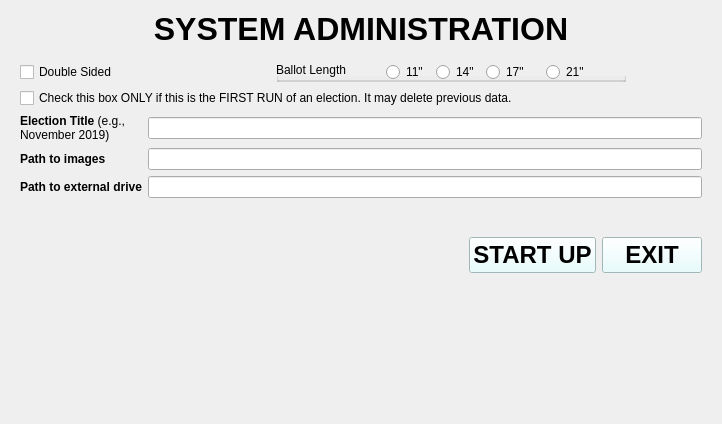
<?xml version="1.0" encoding="UTF-8"?>
<ui version="4.0">
 <class>Sysadmin</class>
 <widget class="QWidget" name="Sysadmin">
  <property name="geometry">
   <rect>
    <x>0</x>
    <y>0</y>
    <width>722</width>
    <height>424</height>
   </rect>
  </property>
  <property name="maximumSize">
   <size>
    <width>16777215</width>
    <height>424</height>
   </size>
  </property>
  <property name="windowTitle">
   <string>Form</string>
  </property>
  <layout class="QVBoxLayout" name="verticalLayout">
   <item>
    <widget class="QLabel" name="titleLBL">
     <property name="font">
      <font>
       <pointsize>24</pointsize>
       <weight>75</weight>
       <bold>true</bold>
      </font>
     </property>
     <property name="text">
      <string>SYSTEM ADMINISTRATION</string>
     </property>
     <property name="alignment">
      <set>Qt::AlignCenter</set>
     </property>
    </widget>
   </item>
   <item>
    <widget class="QFrame" name="frame_3">
     <property name="styleSheet">
      <string notr="true">QPushButton {background-color: 
	rgb(239, 239, 239);
	font: bold
};
background-color: rgb(172, 255, 244);</string>
     </property>
     <layout class="QVBoxLayout" name="verticalLayout_4">
      <item>
       <layout class="QHBoxLayout" name="horizontalLayout_3">
        <item>
         <widget class="QCheckBox" name="doubleSidedCB">
          <property name="sizePolicy">
           <sizepolicy hsizetype="Minimum" vsizetype="Fixed">
            <horstretch>0</horstretch>
            <verstretch>0</verstretch>
           </sizepolicy>
          </property>
          <property name="text">
           <string>Double Sided</string>
          </property>
         </widget>
        </item>
        <item>
         <spacer name="horizontalSpacer_4">
          <property name="orientation">
           <enum>Qt::Horizontal</enum>
          </property>
          <property name="sizeHint" stdset="0">
           <size>
            <width>20</width>
            <height>20</height>
           </size>
          </property>
         </spacer>
        </item>
        <item>
         <spacer name="horizontalSpacer_8">
          <property name="orientation">
           <enum>Qt::Horizontal</enum>
          </property>
          <property name="sizeHint" stdset="0">
           <size>
            <width>20</width>
            <height>20</height>
           </size>
          </property>
         </spacer>
        </item>
        <item>
         <widget class="QGroupBox" name="ballotLengthRBG">
          <property name="sizePolicy">
           <sizepolicy hsizetype="Preferred" vsizetype="Preferred">
            <horstretch>0</horstretch>
            <verstretch>0</verstretch>
           </sizepolicy>
          </property>
          <property name="minimumSize">
           <size>
            <width>350</width>
            <height>10</height>
           </size>
          </property>
          <property name="maximumSize">
           <size>
            <width>16777215</width>
            <height>20</height>
           </size>
          </property>
          <property name="layoutDirection">
           <enum>Qt::LeftToRight</enum>
          </property>
          <property name="title">
           <string>Ballot Length</string>
          </property>
          <property name="alignment">
           <set>Qt::AlignLeading|Qt::AlignLeft|Qt::AlignTop</set>
          </property>
          <widget class="QRadioButton" name="size11RB">
           <property name="geometry">
            <rect>
             <x>110</x>
             <y>0</y>
             <width>43</width>
             <height>20</height>
            </rect>
           </property>
           <property name="text">
            <string>11&quot;</string>
           </property>
          </widget>
          <widget class="QRadioButton" name="size14RB">
           <property name="geometry">
            <rect>
             <x>160</x>
             <y>0</y>
             <width>46</width>
             <height>20</height>
            </rect>
           </property>
           <property name="text">
            <string>14&quot;</string>
           </property>
          </widget>
          <widget class="QRadioButton" name="size17RB">
           <property name="geometry">
            <rect>
             <x>210</x>
             <y>0</y>
             <width>45</width>
             <height>20</height>
            </rect>
           </property>
           <property name="text">
            <string>17&quot;</string>
           </property>
          </widget>
          <widget class="QRadioButton" name="size21RB">
           <property name="geometry">
            <rect>
             <x>270</x>
             <y>0</y>
             <width>45</width>
             <height>20</height>
            </rect>
           </property>
           <property name="text">
            <string>21&quot;</string>
           </property>
          </widget>
         </widget>
        </item>
        <item>
         <spacer name="horizontalSpacer_7">
          <property name="orientation">
           <enum>Qt::Horizontal</enum>
          </property>
          <property name="sizeHint" stdset="0">
           <size>
            <width>20</width>
            <height>20</height>
           </size>
          </property>
         </spacer>
        </item>
       </layout>
      </item>
      <item>
       <widget class="QCheckBox" name="firstTimeCheckBox">
        <property name="text">
         <string>Check this box ONLY if this is the FIRST RUN of an election. It may delete previous data.</string>
        </property>
       </widget>
      </item>
      <item>
       <layout class="QGridLayout" name="gridLayout">
        <item row="0" column="1">
         <widget class="QLineEdit" name="electionTitleLE"/>
        </item>
        <item row="0" column="0">
         <widget class="QLabel" name="label">
          <property name="text">
           <string>&lt;html&gt;&lt;head/&gt;&lt;body&gt;&lt;p&gt;&lt;span style=&quot; font-weight:600;&quot;&gt;Election Title&lt;/span&gt; (e.g.,&lt;br/&gt;November 2019)&lt;/p&gt;&lt;/body&gt;&lt;/html&gt;</string>
          </property>
         </widget>
        </item>
        <item row="1" column="0">
         <widget class="QLabel" name="label_2">
          <property name="text">
           <string>&lt;html&gt;&lt;head/&gt;&lt;body&gt;&lt;p&gt;&lt;span style=&quot; font-weight:600;&quot;&gt;Path to images&lt;/span&gt;&lt;/p&gt;&lt;/body&gt;&lt;/html&gt;</string>
          </property>
         </widget>
        </item>
        <item row="2" column="0">
         <widget class="QLabel" name="label_3">
          <property name="text">
           <string>&lt;html&gt;&lt;head/&gt;&lt;body&gt;&lt;p&gt;&lt;span style=&quot; font-weight:600;&quot;&gt;Path to external drive&lt;/span&gt;&lt;/p&gt;&lt;/body&gt;&lt;/html&gt;</string>
          </property>
         </widget>
        </item>
        <item row="1" column="1">
         <widget class="QLineEdit" name="pathToImagesLE"/>
        </item>
        <item row="2" column="1">
         <widget class="QLineEdit" name="pathToExtDriveLE"/>
        </item>
       </layout>
      </item>
      <item>
       <spacer name="verticalSpacer_5">
        <property name="orientation">
         <enum>Qt::Vertical</enum>
        </property>
        <property name="sizeHint" stdset="0">
         <size>
          <width>20</width>
          <height>40</height>
         </size>
        </property>
       </spacer>
      </item>
      <item>
       <spacer name="verticalSpacer">
        <property name="orientation">
         <enum>Qt::Vertical</enum>
        </property>
        <property name="sizeHint" stdset="0">
         <size>
          <width>20</width>
          <height>20</height>
         </size>
        </property>
       </spacer>
      </item>
      <item>
       <layout class="QHBoxLayout" name="horizontalLayout_5">
        <item>
         <spacer name="horizontalSpacer_9">
          <property name="orientation">
           <enum>Qt::Horizontal</enum>
          </property>
          <property name="sizeHint" stdset="0">
           <size>
            <width>40</width>
            <height>20</height>
           </size>
          </property>
         </spacer>
        </item>
        <item>
         <widget class="QPushButton" name="operatorStartupPB">
          <property name="minimumSize">
           <size>
            <width>100</width>
            <height>0</height>
           </size>
          </property>
          <property name="font">
           <font>
            <pointsize>18</pointsize>
            <weight>75</weight>
            <italic>false</italic>
            <bold>true</bold>
           </font>
          </property>
          <property name="styleSheet">
           <string notr="true">background-color: rgb(226, 255, 255);;</string>
          </property>
          <property name="text">
           <string>START UP</string>
          </property>
         </widget>
        </item>
        <item>
         <widget class="QPushButton" name="operatorExitPB">
          <property name="minimumSize">
           <size>
            <width>100</width>
            <height>0</height>
           </size>
          </property>
          <property name="font">
           <font>
            <pointsize>18</pointsize>
            <weight>75</weight>
            <italic>false</italic>
            <bold>true</bold>
           </font>
          </property>
          <property name="styleSheet">
           <string notr="true">background-color: rgb(226, 255, 255);;</string>
          </property>
          <property name="text">
           <string>EXIT</string>
          </property>
         </widget>
        </item>
       </layout>
      </item>
      <item>
       <spacer name="verticalSpacer_3">
        <property name="orientation">
         <enum>Qt::Vertical</enum>
        </property>
        <property name="sizeHint" stdset="0">
         <size>
          <width>20</width>
          <height>40</height>
         </size>
        </property>
       </spacer>
      </item>
      <item>
       <spacer name="verticalSpacer_4">
        <property name="orientation">
         <enum>Qt::Vertical</enum>
        </property>
        <property name="sizeHint" stdset="0">
         <size>
          <width>20</width>
          <height>40</height>
         </size>
        </property>
       </spacer>
      </item>
      <item>
       <spacer name="verticalSpacer_7">
        <property name="orientation">
         <enum>Qt::Vertical</enum>
        </property>
        <property name="sizeHint" stdset="0">
         <size>
          <width>20</width>
          <height>40</height>
         </size>
        </property>
       </spacer>
      </item>
      <item>
       <spacer name="verticalSpacer_6">
        <property name="orientation">
         <enum>Qt::Vertical</enum>
        </property>
        <property name="sizeHint" stdset="0">
         <size>
          <width>20</width>
          <height>40</height>
         </size>
        </property>
       </spacer>
      </item>
      <item>
       <spacer name="verticalSpacer_2">
        <property name="orientation">
         <enum>Qt::Vertical</enum>
        </property>
        <property name="sizeHint" stdset="0">
         <size>
          <width>20</width>
          <height>40</height>
         </size>
        </property>
       </spacer>
      </item>
     </layout>
    </widget>
   </item>
  </layout>
 </widget>
 <resources/>
 <connections/>
</ui>
